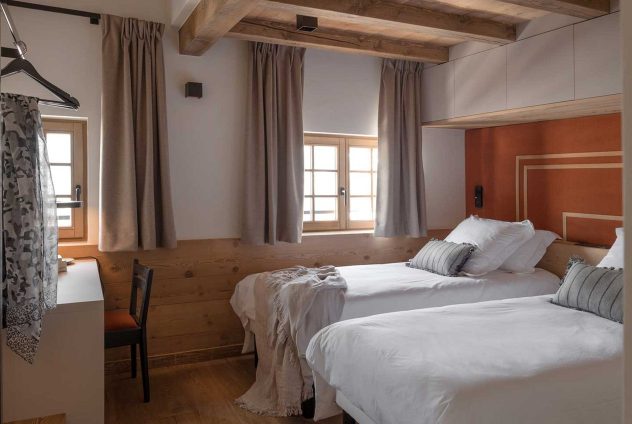
#> input picture img/chalet/megeve-n1-chambre-1.jpg, 1264 x 848 px, given in place of megeve-n0-apt-chambre-twin.jpg, which was not available (shown at 1/2 size)
$ python _megeve_photos_hd.py
#> lines starting #> are read from the running program, lines starting #| are printed output that depends on the picture
# -*- coding: utf-8 -*-
"""Fiche Loup Blanc (Megève) : remplace les 13 photos tirées du PDF (492 x 328 agrandies 4 fois, rendu lisse « 3D »)
par les photos HD du site du chalet (00-brief/references/2026-10-16-megeve-bibi/originaux-hd/, 1600 à 1800 px),
mêmes pièces sous d'autres angles. Même traitement qu'en octobre, sans IA ni étalonnage : miroir (recherche inversée),
rotation légère, recadrage, aux dimensions exactes des fichiers actuels (HTML inchangé). Idempotent. 03/11/2026, demande de Moshé."""
import os, random
from PIL import Image, ImageOps
random.seed(2026)
ROOT = os.path.dirname(os.path.abspath(__file__)); os.chdir(ROOT)
HD = os.path.join(ROOT, "..", "..", "00-brief", "references", "2026-10-16-megeve-bibi", "originaux-hd")
P = "Chalet-Remy-St-Gervais-"
MAP = {"n0-apt-chambre-twin": "appartement-chambre", "n0-apt-chambre-superposes": "appartement-dortoir",
       "n2-chambre-1": "chalet-2eme-dortoirs-enfants-1"}
# 04/11 : seules ces 3 paires sont LA MÊME PIÈCE (IA locale qwen3-vl deux passes + œil, scripts/comparer_photos_piece.py, seuil 70 %) ;
# les 10 autres photos HD montraient d'autres pièces du chalet : anciennes photos (PDF x4) remises, à améliorer par agrandissement fidèle.
def traiter(src, W, H):
    im = ImageOps.mirror(ImageOps.exif_transpose(Image.open(src)).convert("RGB"))
    rot = random.uniform(-0.6, 0.6); im = im.rotate(rot, Image.BICUBIC, expand=False)
    w, h = im.size; m = 0.03 + abs(rot) * 0.02  # marge pour cacher les coins de la rotation
    cl, ct = random.uniform(m, m + 0.05), random.uniform(m, m + 0.05); cr, cb = m, m
    box = [int(w * cl), int(h * ct), int(w * (1 - cr)), int(h * (1 - cb))]
    bw, bh = box[2] - box[0], box[3] - box[1]
    if bw / bh > W / H: nw = int(bh * W / H); box[0] += (bw - nw) // 2; box[2] = box[0] + nw
    else: nh = int(bw * H / W); box[1] += (bh - nh) // 2; box[3] = box[1] + nh
    return im.crop(box).resize((W, H), Image.LANCZOS)
n = 0
for stem, hd in MAP.items():
    jpg = f"img/chalet/megeve-{stem}.jpg"; W, H = Image.open(jpg).size
#> after `W, H = Image.open(jpg).size`: W = 1264; H = 848
    out = traiter(os.path.join(HD, P + hd + ".jpg"), W, H)
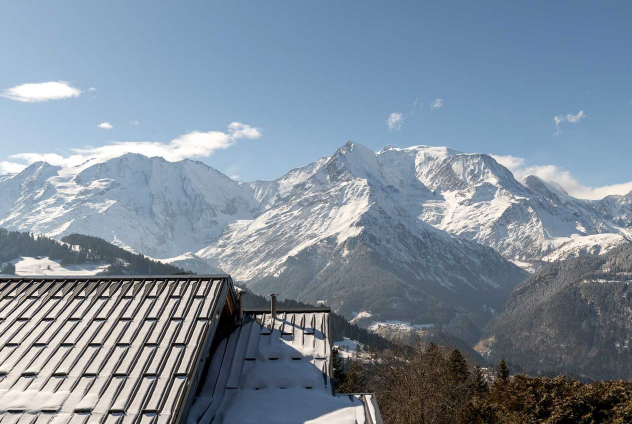
#> input picture img/chalet/megeve-n1-chambre-2.jpg, 1264 x 848 px, given in place of Chalet-Remy-St-Gervais-appartement-chambre.jpg, which was not available (shown at 1/2 size)
#> in traiter, `im = ImageOps.mirror(ImageOps.exif_transpose(Image.open(src)).convert(..`:
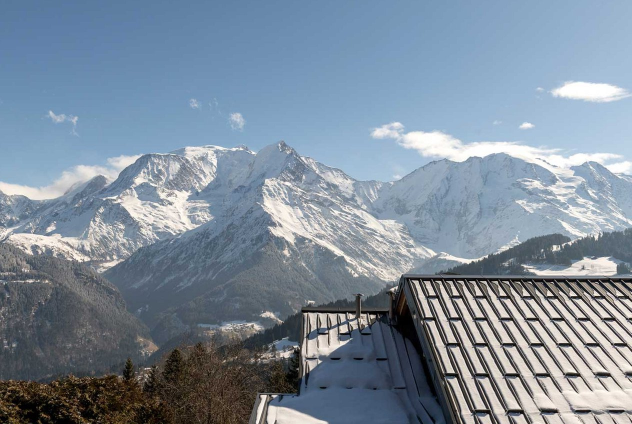
#> im: PIL image 1264x848 RGB (shown at 1/2 size); mean R, G, B 126.1, 140.3, 154.9
#> in traiter, `im = im.rotate(rot, Image.BICUBIC, expand=False)`:
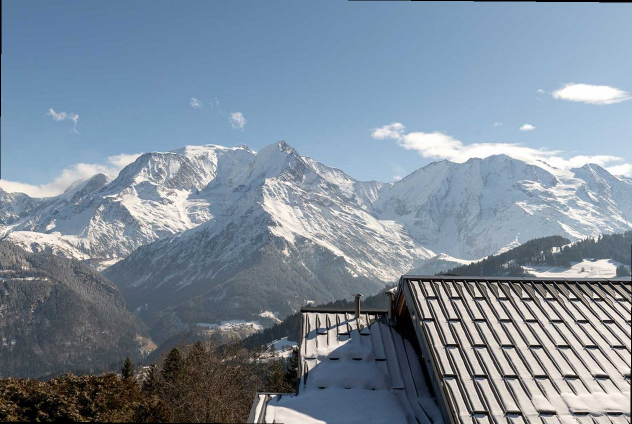
#> im: PIL image 1264x848 RGB (shown at 1/2 size); mean R, G, B 125.1, 139.3, 153.9
#> in traiter, `nw = int(bh * W / H)`: nw = 1132
#> in traiter, `return im.crop(box).resize((W, H), Image.LANCZOS)`:
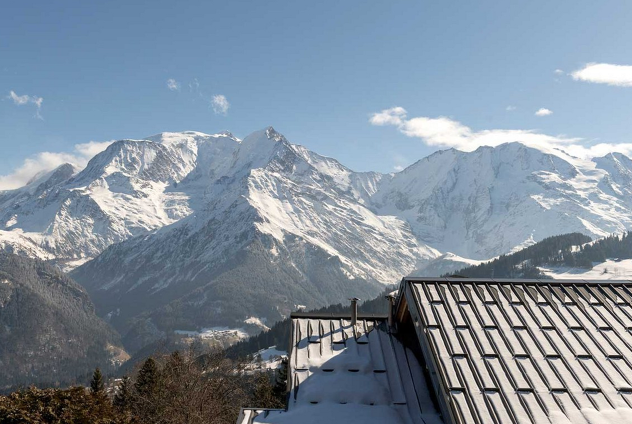
#> returned value: PIL image 1264x848 RGB (shown at 1/2 size); mean R, G, B 127.2, 141.1, 155.2
    out.save(jpg, "JPEG", quality=86, optimize=True, progressive=True); n += 1
    for d in ("img/chalet/w", "img/chalet/min", "img/h"):  # img/h = variantes du héros (oubliées au 1er passage)
        for f in os.listdir(d):
            if f.startswith(f"megeve-{stem}-") and f.endswith(".webp"):
                ww, hh = Image.open(os.path.join(d, f)).size
                out.resize((ww, hh), Image.LANCZOS).save(os.path.join(d, f), "WEBP", quality=80, method=6); n += 1
    print(stem, "<-", hd, (W, H))
#| n0-apt-chambre-twin <- appartement-chambre (1264, 848)
#> (the run stopped early here; a loop or call above may not have finished)
